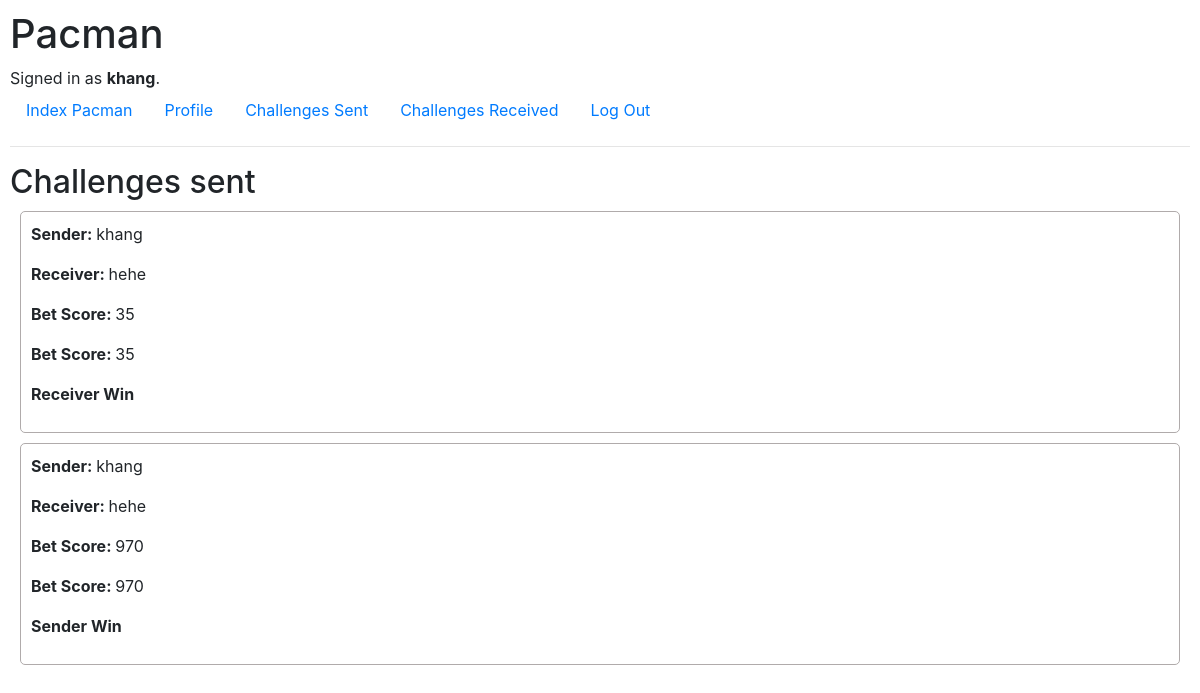
Page /challenges/sent (signed in) on the earlier database version.
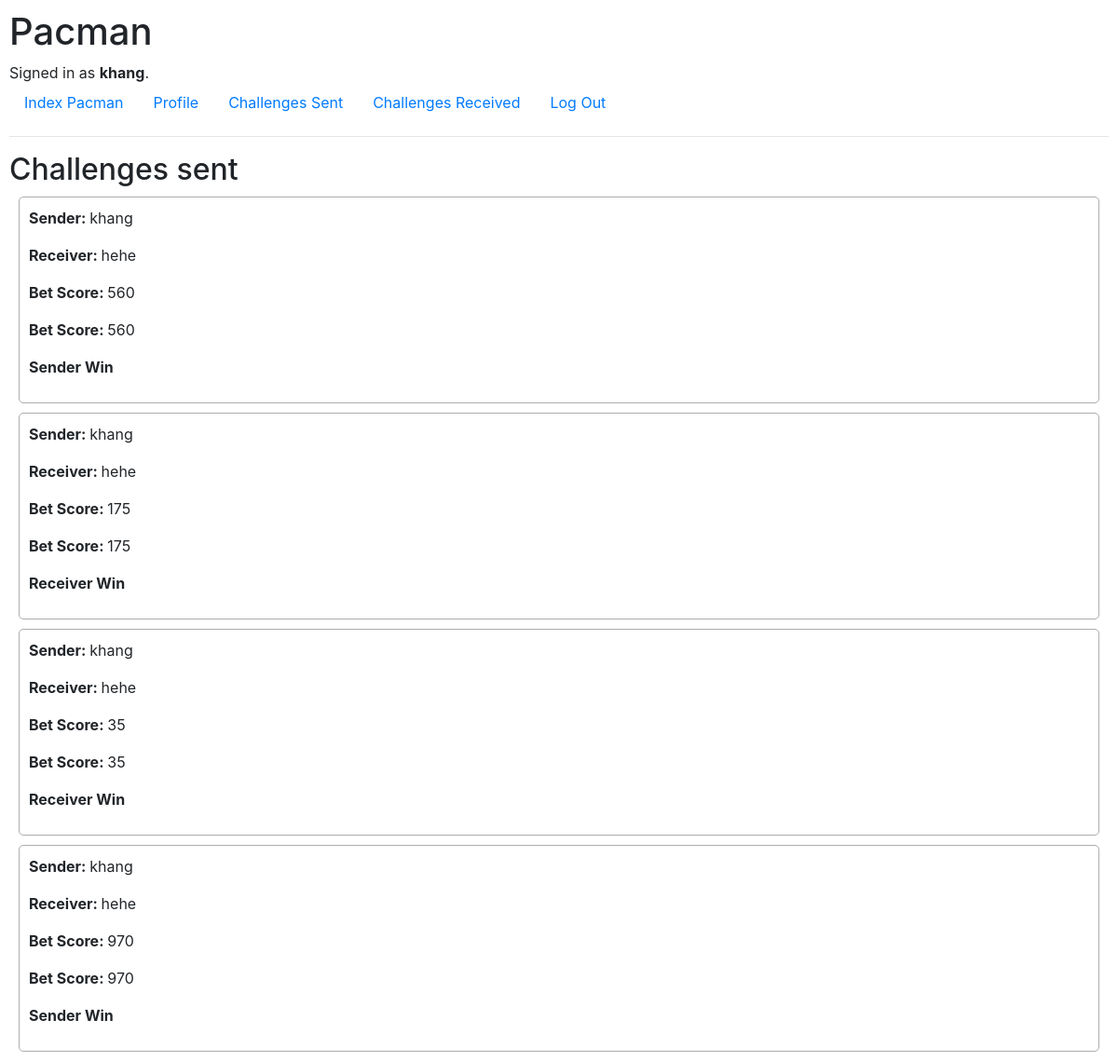
Same page on the later database version.
### pacman/models.py (models this page shows)
class User(AbstractUser):
    score = models.IntegerField(default = 0)
    challenge_sent = models.IntegerField(default = 0)
    challenge_win = models.IntegerField(default = 0)

class Challenges(models.Model):
    sender = models.ForeignKey("User", on_delete = models.CASCADE, related_name = "challenge_sender")
    receiver = models.ForeignKey("User", on_delete = models.CASCADE, related_name = "challenge_receiver")
    timestamp = models.DateTimeField(auto_now_add = True)
    bet_score = models.IntegerField()
    sender_win = models.BooleanField()
    finalized = models.BooleanField()

### pacman/views.py (the view)
# urls.py: path("challenges/<str:mode>", views.get_challenge, name="getChallenge"),
@login_required
def get_challenge(request, mode):
    challenges = None
    if mode == "sent":
        challenges = Challenges.objects.filter(sender = request.user).order_by("-timestamp").all()
    elif mode == "received":
        challenges = Challenges.objects.filter(receiver = request.user).order_by("-timestamp").all()
    print(challenges)
    return render(request, "pacman/challenge.html", {
        "mode": mode,
        "challenges": challenges
    })

### pacman/templates/pacman/challenge.html
{% extends "pacman/layout.html" %}
{% load static %}
{% block body %}
    <h2> Challenges {{mode}} </h2>
    {% for challenge in challenges %}
        <div class="challengeDiv">
            <p> <strong> Sender: </strong> {{challenge.sender.username}} </p>
            <p> <strong> Receiver: </strong> {{challenge.receiver.username}} </p>
            {% if mode == "sent" %}
                <p> <strong> Bet Score: </strong> {{challenge.bet_score}} </p>
            {% endif %}
            {% if not challenge.finalized %}
                {% if mode == "received" %}
                    <a href="/?accept=true&id={{challenge.id}}">
                        <button id="acceptButton" class="btn btn-primary">
                            Accept
                        </button>
                    </a>
                {% else %}
                    <p> <strong> Not attempted </strong></p>
                {% endif %}
            {% else %}
                <p> <strong> Bet Score: </strong> {{challenge.bet_score}} </p>
                {% if challenge.sender_win %}
                    <p> <strong> Sender Win </strong> </p>
                {% else %}
                    <p> <strong> Receiver Win </strong> </p>
                {% endif %}
            {% endif %}
        </div>
    {% endfor %}
{% endblock %}

### pacman/templates/pacman/layout.html (shortened to what this page needs)
{% load static %}
<!DOCTYPE html>
<html lang="en">
    <head>
        <link rel="stylesheet" href="https://stackpath.bootstrapcdn.com/bootstrap/4.4.1/css/bootstrap.min.css">
        <link href="{% static 'pacman/styles.css' %}" rel="stylesheet">
    </head>
    <body>
        <h1> Pacman </h1>
        <div>
            {% if user.is_authenticated %}
                Signed in as <strong>{{ user.username }}</strong>.
            {% else %}
                Not signed in.
            {% endif %}
        </div>
        <ul class="nav">
            <li class="nav-item">
                <a class="nav-link" href="{% url 'index' %}"> Index Pacman </a>
            </li>
            {% if user.is_authenticated %}
                <li class="nav-item">
                    <a class="nav-link" href="/profile"> Profile </a>
                </li>
                <li class="nav-item">
                    <a class="nav-link" href="/challenges/sent"> Challenges Sent </a>
                </li>
                <li class="nav-item">
                    <a class="nav-link" href="/challenges/received"> Challenges Received </a>
                </li>
                <li class="nav-item">
                    <a class="nav-link" href="{% url 'logout' %}">Log Out</a>
                </li>
            {% endif %}
        </ul>
        <hr>
        {% block body %}
        {% endblock %}
    </body>
</html>

### pacman/static/pacman/styles.css (style rules this page uses)
body { margin: 10px; }
.challengeDiv { margin: 10px; padding: 10px; border: solid 1px rgb(176, 171, 171); border-radius: 5px; }

Differences in the rows shown:
added Challenges: sender.username "khang", receiver.username "hehe", bet_score "560", sender_win "Sender Win"
added Challenges: sender.username "khang", receiver.username "hehe", bet_score "175", sender_win "Receiver Win"
